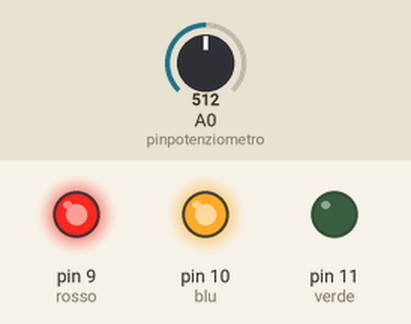
This sketch was run on a simulated Arduino Uno, built with avr-gcc and run on an emulated ATmega328P. Shown: output pins drawn as LEDs (lit = HIGH). Inputs (shaded band) come from the test bench; at power-on: A0 (pinpotenziometro) = 512.

Above: at 1.2 s.
1.3 s: A0 (pinpotenziometro) set to 716
At 1.7 s:
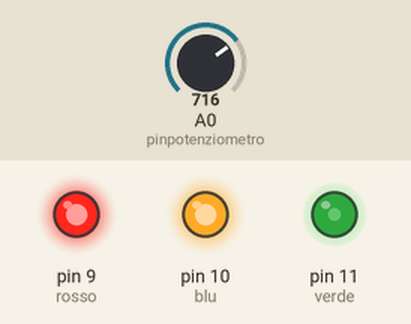
2.8 s: A0 (pinpotenziometro) set to 900
At 4.0 s:
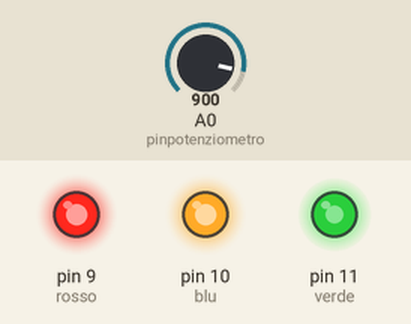
4.3 s: A0 (pinpotenziometro) set to 501
At 5.1 s:
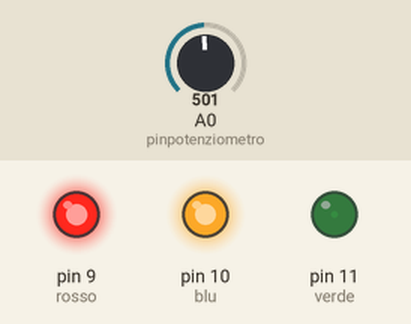
5.8 s: A0 (pinpotenziometro) set to 511
At 6.3 s:
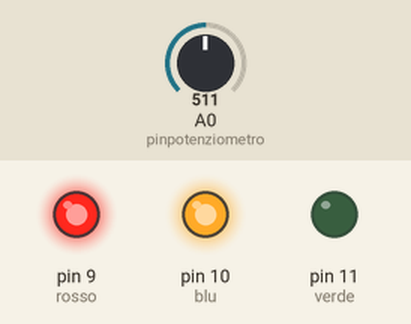
7.3 s: A0 (pinpotenziometro) set to 306
At 8.6 s:
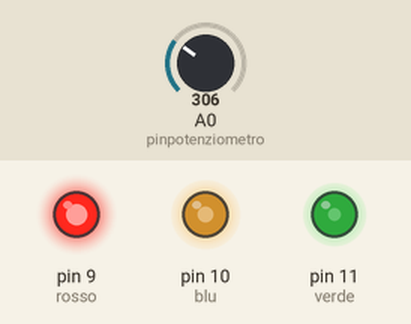
Timing chart, 0 to 9.8 s (numbered marks = the images above; inputs shaded):
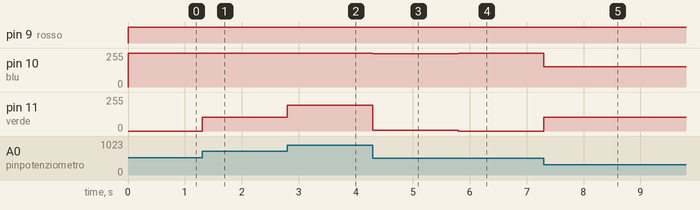

The sketch:

esercizioCodice.ino
```cpp
const int rosso = 9;  // connessione led rgb
const int blu = 10;
const int verde = 11;
const int pinpotenziometro = 0;   // potenziometro connesso al pin 0
int potenzval;
int rossoval;
int verdeval;
int bluval;
void setup()
{
pinMode(verde, OUTPUT);
pinMode(rosso, OUTPUT);
pinMode(blu, OUTPUT);
}
void loop()
{
  potenzval = analogRead(pinpotenziometro);
  if (potenzval > 511){
  verdeval = map (potenzval,0,510,0,255);
  analogWrite (verde, verdeval);
  analogWrite (blu, 255);
  rossoval = map (potenzval,0,510,255,0);
  analogWrite (rosso, rossoval);
}
  if (potenzval <= 511){
  verdeval = map (potenzval,0,511,255,0);
  analogWrite (verde, verdeval);
  analogWrite (rosso, 255);
  bluval = map (potenzval,0,511,0,255);
  analogWrite (blu, bluval);
}
}
```

Measured:
- after the input at 1.3 s, pin 11 (verde): 0/255 → 102/255 at once
- after the input at 2.8 s, pin 11 (verde): 102/255 → 194/255 at once
- after the input at 4.3 s, pin 10 (blu): 255/255 → 250/255 at once; pin 11 (verde): 194/255 → 5/255 at once
- after the input at 5.8 s, pin 10 (blu): 250/255 → 255/255 at once; pin 11 (verde): 5/255 → 0/255 at once
- after the input at 7.3 s, pin 10 (blu): 255/255 → 152/255 at once; pin 11 (verde): 0/255 → 103/255 at once
